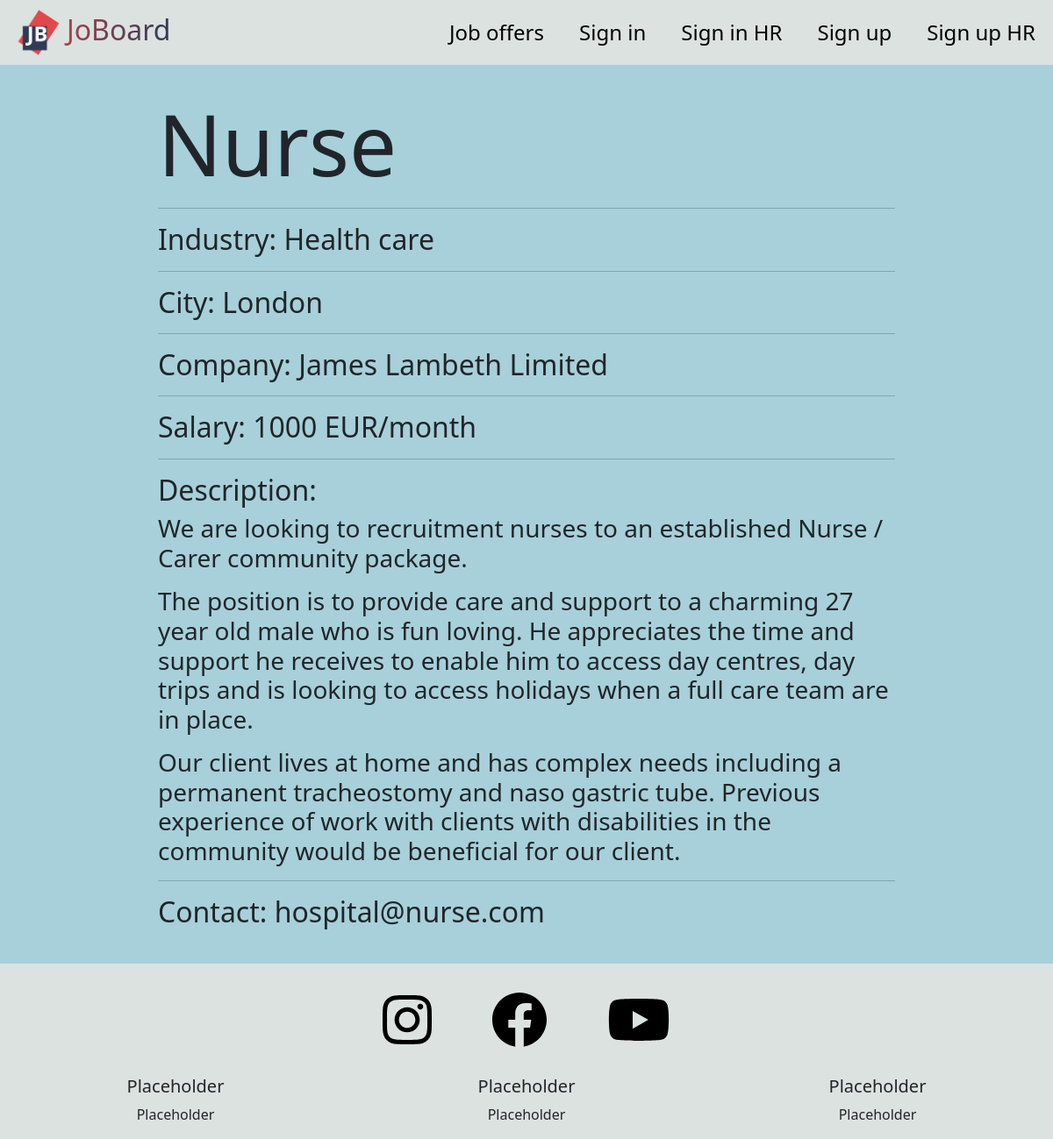
The page /offer/2/ on the database its author committed.
### base/models.py (models this page shows, shortened)
class Offer(models.Model):
    INDUSTRY_CHOICES = (('Other', 'Other'),
                        ('Agriculture', 'Agriculture'),
                        ('Construction','Construction'),
                        ('Education','Education'),
                        ('Energy', 'Energy'),
                        ('Engineering','Engineering'),
                        ('Entertainment', 'Entertainment'),
                        ('Fashion', 'Fashion'),
                        ('Finance', 'Finance'),
                        ('Food', 'Food'),
                        ('Health care', 'Health care'),
                        ('IT','IT'),
                        ('Manufacturing', 'Manufacturing'),
                        ('Marketing', 'Marketing'),
                        ('Media', 'Media'))
    position = models.CharField('Job position', max_length=70)
    industry = models.CharField('Industry field', max_length=13, choices=INDUSTRY_CHOICES, default='Other')
    salary = models.IntegerField('Salary', blank=True, null=True)
    city = models.CharField('City', max_length=30, blank=True, null=True)
    company = models.CharField('Company name', max_length=50)
    description = models.CharField('Description', max_length=5000)
    email = models.EmailField('Email address',  max_length=30)
    author = models.ForeignKey(HR, on_delete=models.CASCADE)

### base/views.py (the view)
# urls.py: path('offer/<str:pk>/', views.offer, name='offer'),
def offer(request, pk):
    global is_logged
    global user
    context = {'is_logged': is_logged,
               'user': user,
               'offer': Offer.objects.filter(id=pk)[0]}
    return render(request, 'offer.html', context)

### templates/offer.html (shortened to what this page needs)
{% extends 'main.html' %}
{% block content %}
<section id="offer">
  <h1>{{ offer.position }}</h1><hr>
  <h2>Industry: {{ offer.industry }}</h2><hr>
  <h2>City: {{ offer.city }}</h2><hr>
  <h2>Company: {{ offer.company }}</h2><hr>
  <h2>Salary: {{ offer.salary }} EUR/month</h2><hr>
  <h2>Description:</h2>
  <h3>{{ offer.description|linebreaks }}</h3><hr>
  <h2>Contact: {{ offer.email }}</h2>
</section>
{% endblock %}

### static/styles/style.css (style rules this page uses)
#offer { padding-left: 15%; padding-right: 15%; padding-top: 2em; padding-bottom: 2em; margin: 0; background-color: #a7d0da; }
#offer h1 { font-size: 6em; }

### rows shown on the page
Offer: position "Nurse", industry "Health care", city "London", company "James Lambeth Limited", salary "1000", description "We are looking to recruitment nurses to an established Nurse / Carer community package. The position is to provide care and support to a charming 27 year old male who is fun loving. He appreciates the time and support he receives to enable him to access day centres, day trips and is looking to access holidays when a full care team are in place. Our client lives at home and has complex needs including a permanent tracheostomy and naso gastric tube. Previous experience of work with clients with disabilities in the community would be beneficial for our client.", email "hospital@nurse.com"
